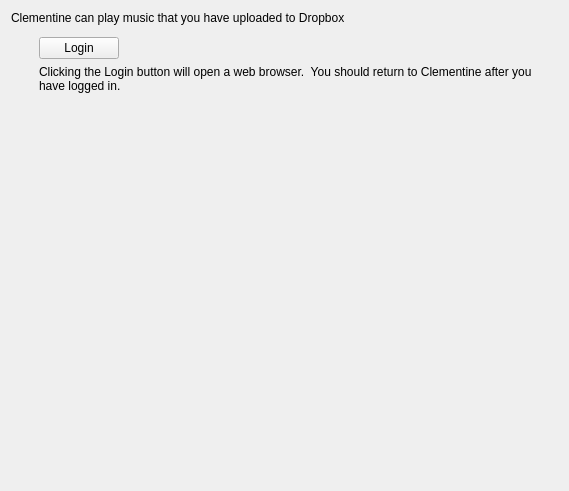
<?xml version="1.0" encoding="UTF-8"?>
<ui version="4.0">
 <class>DropboxSettingsPage</class>
 <widget class="QWidget" name="DropboxSettingsPage">
  <property name="geometry">
   <rect>
    <x>0</x>
    <y>0</y>
    <width>569</width>
    <height>491</height>
   </rect>
  </property>
  <property name="windowTitle">
   <string>Dropbox</string>
  </property>
  <layout class="QVBoxLayout" name="verticalLayout_2">
   <item>
    <widget class="QLabel" name="label">
     <property name="text">
      <string>Clementine can play music that you have uploaded to Dropbox</string>
     </property>
     <property name="wordWrap">
      <bool>true</bool>
     </property>
    </widget>
   </item>
   <item>
    <widget class="LoginStateWidget" name="login_state" native="true"/>
   </item>
   <item>
    <widget class="QWidget" name="login_container" native="true">
     <layout class="QVBoxLayout" name="verticalLayout">
      <property name="leftMargin">
       <number>28</number>
      </property>
      <property name="topMargin">
       <number>0</number>
      </property>
      <property name="bottomMargin">
       <number>0</number>
      </property>
      <item>
       <layout class="QHBoxLayout" name="horizontalLayout">
        <item>
         <widget class="QPushButton" name="login_button">
          <property name="text">
           <string>Login</string>
          </property>
         </widget>
        </item>
        <item>
         <spacer name="horizontalSpacer">
          <property name="orientation">
           <enum>Qt::Horizontal</enum>
          </property>
          <property name="sizeHint" stdset="0">
           <size>
            <width>40</width>
            <height>20</height>
           </size>
          </property>
         </spacer>
        </item>
       </layout>
      </item>
      <item>
       <widget class="QLabel" name="label_2">
        <property name="text">
         <string>Clicking the Login button will open a web browser.  You should return to Clementine after you have logged in.</string>
        </property>
        <property name="wordWrap">
         <bool>true</bool>
        </property>
       </widget>
      </item>
     </layout>
    </widget>
   </item>
   <item>
    <spacer name="verticalSpacer">
     <property name="orientation">
      <enum>Qt::Vertical</enum>
     </property>
     <property name="sizeHint" stdset="0">
      <size>
       <width>20</width>
       <height>357</height>
      </size>
     </property>
    </spacer>
   </item>
  </layout>
 </widget>
 <customwidgets>
  <customwidget>
   <class>LoginStateWidget</class>
   <extends>QWidget</extends>
   <header>widgets/loginstatewidget.h</header>
   <container>1</container>
  </customwidget>
 </customwidgets>
 <connections/>
</ui>
